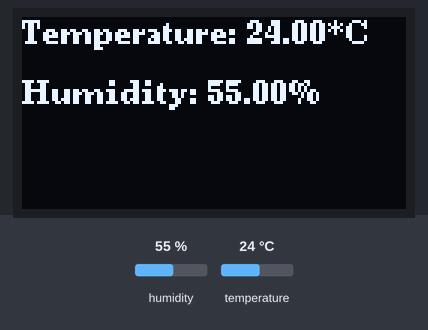
The sketch below on a simulated Arduino Mega 2560, built with avr-gcc and run on an emulated ATmega2560. Shown: 128×64 one-colour display. The test bench sets the inputs (shaded band); at power-on: humidity 55 %, temperature 24 °C.

Above: at 2.9 s.
3.0 s: humidity set to 22 %
At 5.2 s:
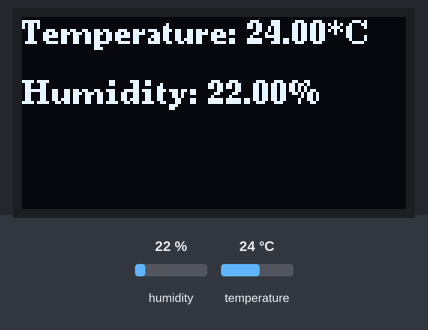
5.8 s: temperature set to 12 °C
At 7.7 s:
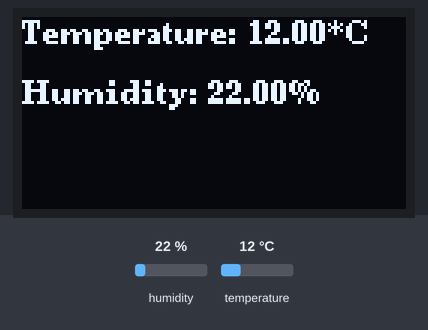
8.6 s: humidity set to 40 %
At 11.2 s:
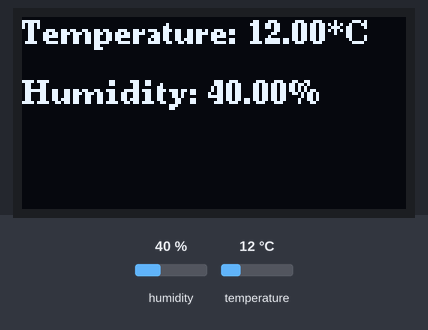
11.9 s: temperature set to 19 °C
Timing chart, 0 to 14.9 s (numbered marks = the images above; inputs shaded):
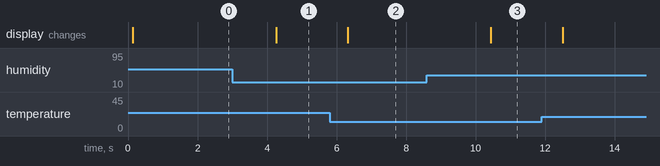

The sketch:

oled_DHT11.ino
```cpp
#include "Wire.h"
#include "U8g2lib.h"
#include <DHT.h>

U8G2_SH1106_128X64_NONAME_F_HW_I2C u8g2(U8G2_R0, /* reset=*/ U8X8_PIN_NONE);

#define DHTPIN 23
#define DHTTYPE DHT11
DHT dht(DHTPIN, DHTTYPE);

void setup()
{
  u8g2.begin();
  u8g2.setFont(u8g2_font_ncenB08_tr);
  u8g2.setFontRefHeightExtendedText();
  u8g2.setDrawColor(1);
  u8g2.setFontPosTop();
  u8g2.setFontDirection(0);

  dht.begin();
}

void loop()
{
  float h = dht.readHumidity();
  float t = dht.readTemperature();

  u8g2.clearBuffer();
  u8g2.setCursor(0, 0);
  u8g2.print(String("Temperature: ").c_str());
  u8g2.print(String(t).c_str());
  u8g2.print(String("*C").c_str());

  u8g2.setCursor(0, 20);
  u8g2.print(String("Humidity: ").c_str());
  u8g2.print(String(h).c_str());
  u8g2.print(String("%").c_str());

  u8g2.sendBuffer();

}
```

Measured:
- after the input at 3.0 s, the display: changes after 1.3 s (image 1)
- after the input at 5.8 s, the display: changes after 0.53 s (image 2)
- after the input at 8.6 s, the display: changes after 1.8 s (image 3)
